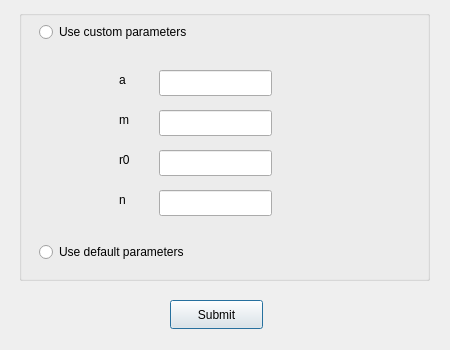
<?xml version="1.0" encoding="UTF-8"?>
<ui version="4.0">
 <class>InputCustomParam</class>
 <widget class="QDialog" name="InputCustomParam">
  <property name="geometry">
   <rect>
    <x>0</x>
    <y>0</y>
    <width>450</width>
    <height>350</height>
   </rect>
  </property>
  <property name="windowTitle">
   <string>Dialog</string>
  </property>
  <widget class="QGroupBox" name="custom_params_box">
   <property name="geometry">
    <rect>
     <x>19</x>
     <y>10</y>
     <width>411</width>
     <height>271</height>
    </rect>
   </property>
   <property name="title">
    <string/>
   </property>
   <widget class="QRadioButton" name="custom_params_button">
    <property name="geometry">
     <rect>
      <x>20</x>
      <y>10</y>
      <width>191</width>
      <height>24</height>
     </rect>
    </property>
    <property name="text">
     <string>Use custom parameters</string>
    </property>
   </widget>
   <widget class="QLineEdit" name="a_input">
    <property name="geometry">
     <rect>
      <x>140</x>
      <y>60</y>
      <width>113</width>
      <height>26</height>
     </rect>
    </property>
   </widget>
   <widget class="QLineEdit" name="m_input">
    <property name="geometry">
     <rect>
      <x>140</x>
      <y>100</y>
      <width>113</width>
      <height>26</height>
     </rect>
    </property>
   </widget>
   <widget class="QLineEdit" name="r0_input">
    <property name="geometry">
     <rect>
      <x>140</x>
      <y>140</y>
      <width>113</width>
      <height>26</height>
     </rect>
    </property>
   </widget>
   <widget class="QRadioButton" name="default_params_button">
    <property name="geometry">
     <rect>
      <x>20</x>
      <y>230</y>
      <width>191</width>
      <height>24</height>
     </rect>
    </property>
    <property name="text">
     <string>Use default parameters</string>
    </property>
   </widget>
   <widget class="QLabel" name="a_label">
    <property name="geometry">
     <rect>
      <x>100</x>
      <y>60</y>
      <width>21</width>
      <height>20</height>
     </rect>
    </property>
    <property name="text">
     <string>a</string>
    </property>
   </widget>
   <widget class="QLabel" name="m_label">
    <property name="geometry">
     <rect>
      <x>100</x>
      <y>100</y>
      <width>21</width>
      <height>20</height>
     </rect>
    </property>
    <property name="text">
     <string>m</string>
    </property>
   </widget>
   <widget class="QLabel" name="r0_label">
    <property name="geometry">
     <rect>
      <x>100</x>
      <y>140</y>
      <width>21</width>
      <height>20</height>
     </rect>
    </property>
    <property name="text">
     <string>r0</string>
    </property>
   </widget>
   <widget class="QLabel" name="n_label">
    <property name="geometry">
     <rect>
      <x>100</x>
      <y>180</y>
      <width>21</width>
      <height>20</height>
     </rect>
    </property>
    <property name="text">
     <string>n</string>
    </property>
   </widget>
   <widget class="QLineEdit" name="n_input">
    <property name="geometry">
     <rect>
      <x>140</x>
      <y>180</y>
      <width>113</width>
      <height>26</height>
     </rect>
    </property>
   </widget>
  </widget>
  <widget class="QPushButton" name="submit_button">
   <property name="geometry">
    <rect>
     <x>170</x>
     <y>300</y>
     <width>93</width>
     <height>29</height>
    </rect>
   </property>
   <property name="text">
    <string>Submit</string>
   </property>
  </widget>
 </widget>
 <resources/>
 <connections/>
</ui>
